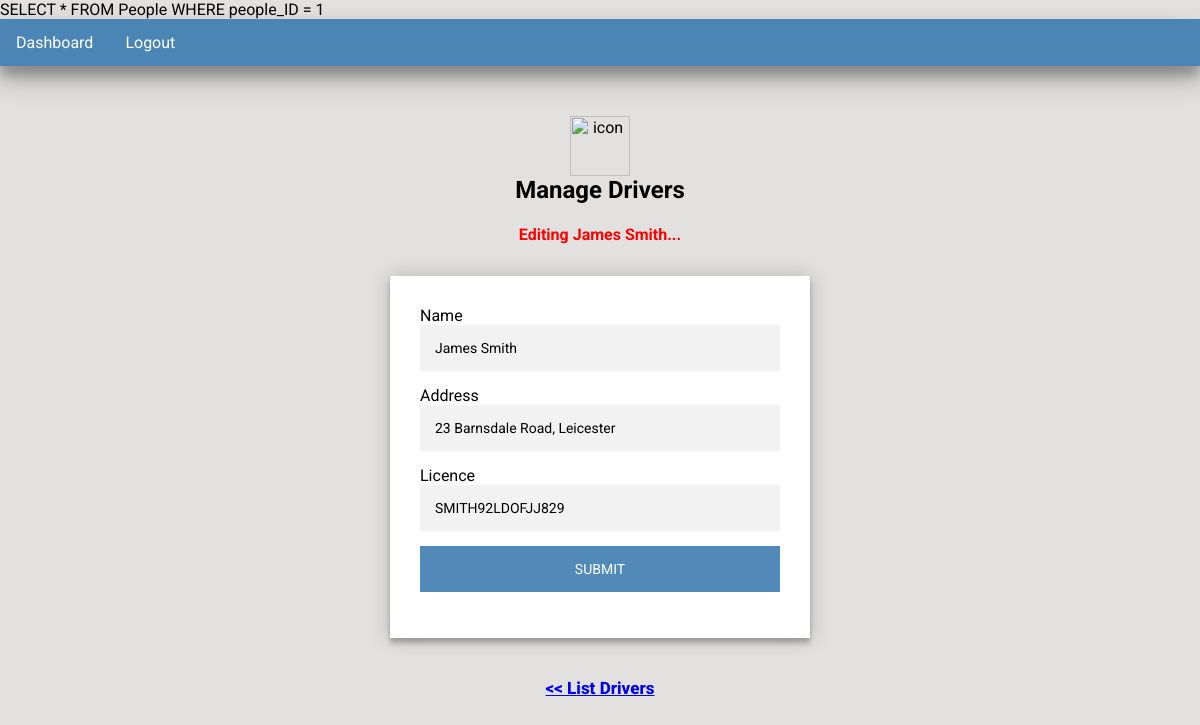
/edit_driver.php?id=1 (signed in), run on the app's committed database.
### tables this page shows
CREATE TABLE People
(
  people_ID int(11) NOT NULL,
  people_name varchar(50) NOT NULL,
  people_address varchar(50) DEFAULT NULL,
  people_licence varchar(16) DEFAULT NULL
);

### config.php (called while the page is built, shortened)
<?php
class Database
{
    private $host = "127.0.0.1";
    private $username = "root";
    private $password = "zhaptek";
    private $database = "finalcw";
    public $conn;
    public function __construct()
    {
        $this->conn = new mysqli($this->host, $this->username, $this->password, $this->database);
    }
    public function query(String $q, Bool $limit = false)
    {
        $result = $this->conn->query($q);
        $res = array();
        while ($row = $result->fetch_array(MYSQLI_ASSOC)) {
            $res[] = $row;
        }
        return $limit ? $res[0] : $res;
    }
}
$db = new Database();

### edit_driver.php (the view, shortened to what this page needs)
<?php
require './config.php';
$id = "";
$name = "";
$address = "";
$licence = "";
if (isset($_GET['id'])) {
    $id = $_GET['id'];
    $query = "SELECT * FROM People WHERE people_ID = $id";
    $driver = $db->query($query, true);
    $name = $driver['people_name'];
    $address = $driver['people_address'];
    $licence = $driver['people_licence'];
}
?>
<!DOCTYPE html>
<html class="no-js" lang="">
<head>
    <link rel="stylesheet" href="css/style.css" />
    <link rel="stylesheet" href="css/addform.css" />
</head>
<body>
    <div>
        <nav class="container-raised-4">
            <ul>
                <li><a href="dashboard.php">Dashboard</a></li>
                <li><a href="logout.php">Logout</a></li>
            </ul>
        </nav>
        <div class="p-30 text-center">
            <img src="img/driver.svg" class="dash-img" alt="icon" />
            <h2 class="m-0">Manage Drivers</h2>
            <?php if ($id != ""): ?>
            <h4 class="danger">Editing <?=$name?>...</h4>
            <?php endif?>
        </div>
        <div class="form form-edit">
            <form class="login-form" action="edit_driver.php" method="post">
                <label>Name</label>
                <input type="text" name="name" placeholder="Name" value="<?=$name?>" required />
                <label>Address</label>
                <input type="text" name="address" placeholder="Address" value="<?=$address?>" required />
                <label>Licence</label>
                <input type="text" name="licence" placeholder="Licence" pattern="[\w\d]+" value="<?=$licence?>" required />
                <button type="submit">Submit</button>
            </form>
        </div>
        <div class="text-center">
            <a href="drivers.php" class="back-btn"><< List Drivers</a>
        </div>
    </div>
</body>
</html>

### css/style.css (style rules this page uses)
body { font-family: "Roboto", sans-serif; -webkit-font-smoothing: antialiased; -moz-osx-font-smoothing: grayscale; }
.container-raised-4 { box-shadow: 0 14px 28px rgba(0, 0, 0, 0.25), 0 10px 10px rgba(0, 0, 0, 0.22); }
.text-center { text-align: center; }
.form { position: relative; z-index: 1; background: #ffffff; max-width: 360px; margin: 0 auto 40px; width: 70%; padding: 30px; box-shadow: 0 0 20px 0 rgba(0, 0, 0, 0.2), 0 5px 5px 0 rgba(0, 0, 0, 0.24); }
.form input, .form textarea, .form select { font-family: "Roboto", sans-serif; outline: 0; background: #f2f2f2; width: 100%; border: 0; margin: 0 0 15px; padding: 15px; box-sizing: border-box; font-size: 14px; }
.form button { font-family: "Roboto", sans-serif; text-transform: uppercase; outline: 0; background: hsl(207, 42%, 52%); width: 100%; border: 0; padding: 15px; color: #ffffff; font-size: 14px; cursor: pointer; }
h1, h2, h3, h4, h5, h6, p, span { word-wrap: break-word; }
.danger { color: red; }
nav > ul { list-style-type: none; margin: 0; padding: 0; overflow: hidden; background-color: hsl(207, 42%, 50%); }
nav > ul > li { float: left; }
nav > ul > li > a { display: block; color: white; text-align: center; padding: 14px 16px; text-decoration: none; }
body { margin: 0; }
.dash-img { width: 60px; margin: 0 auto; margin-top: 20px; }
.m-0 { margin: 0; }
.p-30 { padding-top: 30px; padding-bottom: 10px; }
.back-btn { font-weight: 800; font-size: 17px; padding-bottom: 50px; }

### css/addform.css (style rules this page uses)
body { background: #e2e1e0; }

### data on the page
people: people_name "James Smith", name "James Smith", address "23 Barnsdale Road, Leicester", licence "SMITH92LDOFJJ829"
